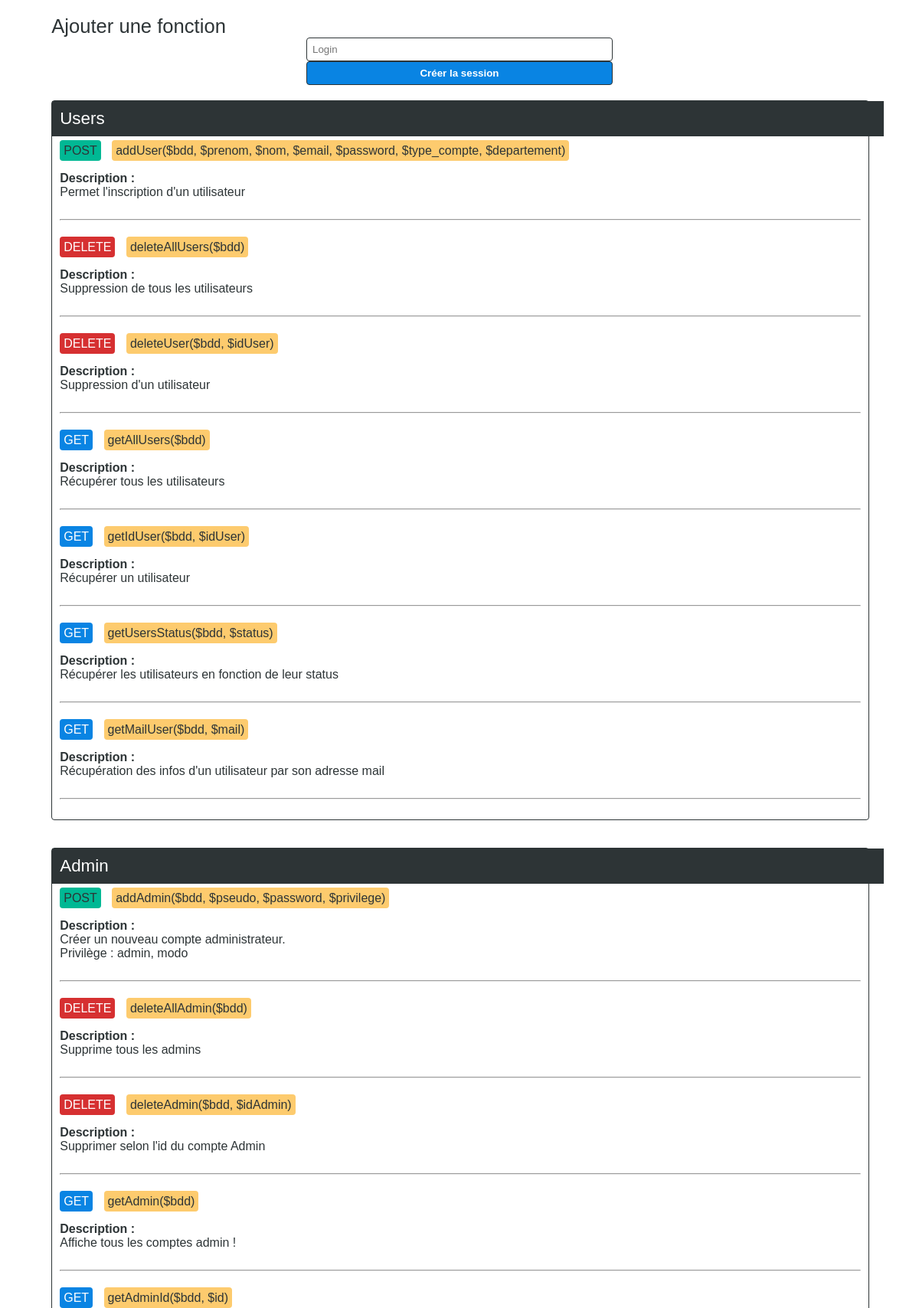
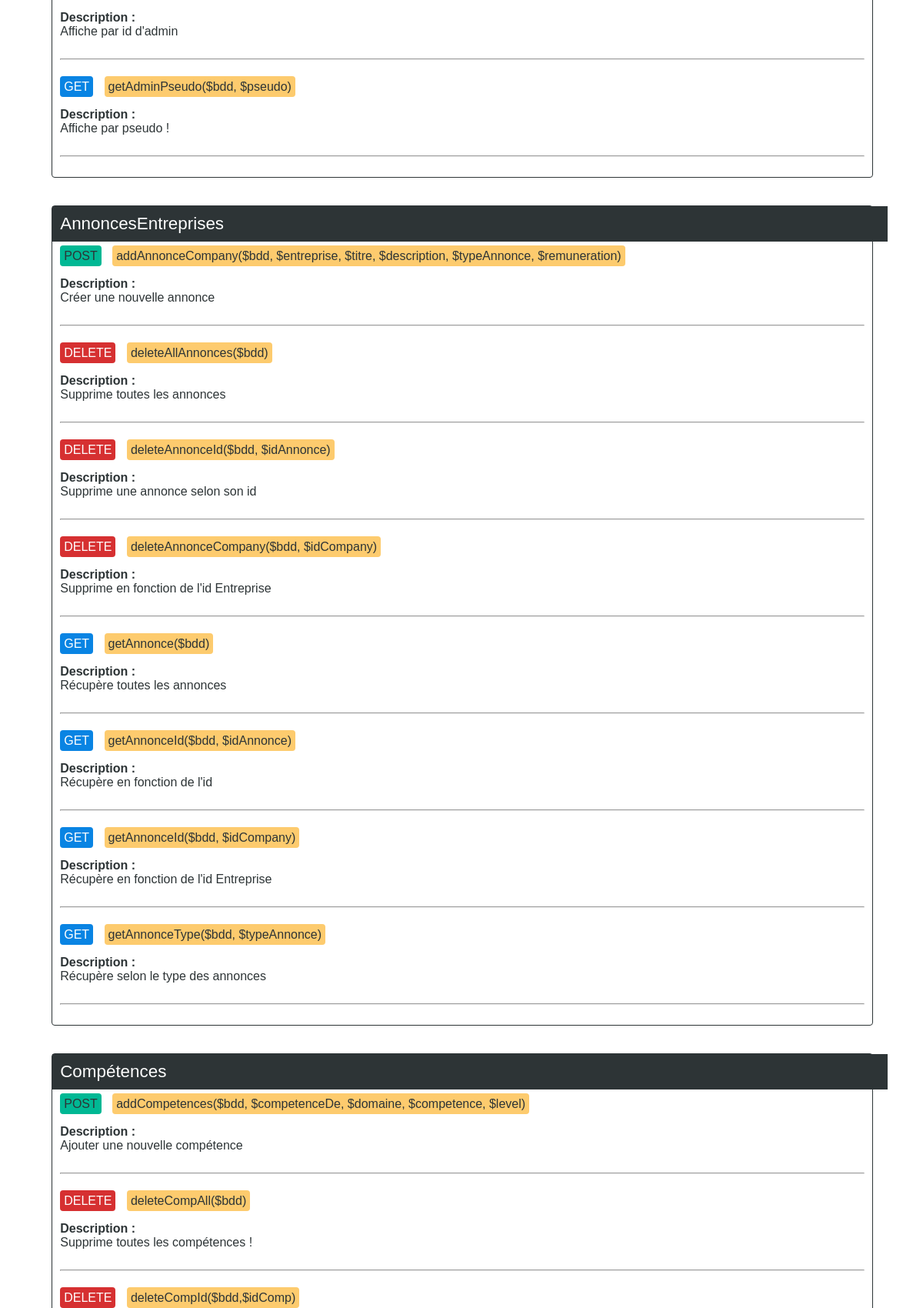
The page /swagger/index.php (upper part) on the database its author committed (2 pictures, top to bottom).
### tables this page shows
CREATE TABLE IF NOT EXISTS `swagger` (
  `id` int(11) NOT NULL,
  `type` varchar(255) NOT NULL,
  `categorie` varchar(255) NOT NULL,
  `requete` text NOT NULL,
  `description` text NOT NULL
);

### swagger/index.php (the view, shortened to what this page needs)
<?php include('../connect.php'); ?>
<html>
    <head>
        <link rel="stylesheet" href="style.css" />
    </head>
    <body>
        <div class="content">
            <div class="menu">
                <a href="add_swagger.php">Ajouter une fonction</a>
                <?php
                    if (!isset($_SESSION['swagger'])) {
                        ?>
                            <form method="post" action="">
                                <input type="text" name="login" placeholder="Login" />
                                <input type="submit" name="submit" value="Créer la session" />
                            </form>
                        <?php
                    }
                ?>
            </div>
            <div class="categorie">
                <div class="titreCat">Users</div>
                <div class="sousContent">
                    <?php
                        $req = $bdd->query("SELECT * FROM swagger WHERE categorie='users'");
                        while ($data = $req->fetch()) {
                            ?>
                                <?php if ($data['type'] == "post") { ?><span class="spanPost">POST</span><?php } ?>
                                <?php if ($data['type'] == "get") { ?><span class="spanGet">GET</span><?php } ?>
                                <?php if ($data['type'] == "delete") { ?><span class="spanDelete">DELETE</span><?php } ?>
                                <span class="requete"><?php echo $data['requete']; ?></span>
                                <br /><br />
                                <div class="about">
                                    <b>Description :</b><br />
                                    <?php echo nl2br($data['description']); ?>
                                </div>
                                <br />
                                <hr />
                                <br />
                            <?php
                        }
                    ?>
                </div>
            </div>
                <br /><br />
            <div class="categorie">
                <div class="titreCat">Admin</div>
                <div class="sousContent">
                    <?php
                        $req = $bdd->query("SELECT * FROM swagger WHERE categorie='admin'");
                        while ($data = $req->fetch()) {
                            ?>
                                <?php if ($data['type'] == "post") { ?><span class="spanPost">POST</span><?php } ?>
                                <?php if ($data['type'] == "get") { ?><span class="spanGet">GET</span><?php } ?>
                                <?php if ($data['type'] == "delete") { ?><span class="spanDelete">DELETE</span><?php } ?>
                                <span class="requete"><?php echo $data['requete']; ?></span>
                                <br /><br />
                                <div class="about">
                                    <b>Description :</b><br />
                                    <?php echo nl2br($data['description']); ?>
                                </div>
                                <br />
                                <hr />
                                <br />
                            <?php
                        }
                    ?>
                </div>
            </div>
                <br /><br />
            <div class="categorie">
                <div class="titreCat">AnnoncesEntreprises</div>
                <div class="sousContent">
                    <?php
                        $req = $bdd->query("SELECT * FROM swagger WHERE categorie='annoncesentreprises'");
                        while ($data = $req->fetch()) {
                            ?>
                                <?php if ($data['type'] == "post") { ?><span class="spanPost">POST</span><?php } ?>
                                <?php if ($data['type'] == "get") { ?><span class="spanGet">GET</span><?php } ?>
                                <?php if ($data['type'] == "delete") { ?><span class="spanDelete">DELETE</span><?php } ?>
                                <span class="requete"><?php echo $data['requete']; ?></span>
                                <br /><br />
                                <div class="about">
                                    <b>Description :</b><br />
                                    <?php echo nl2br($data['description']); ?>
                                </div>
                                <br />
                                <hr />
                                <br />
                            <?php
                        }
                    ?>
                </div>
            </div>
                <br /><br />
            <div class="categorie">
                <div class="titreCat">Compétences</div>
                <div class="sousContent">
                    <?php
                        $req = $bdd->query("SELECT * FROM swagger WHERE categorie='competences'");
                        while ($data = $req->fetch()) {
                            ?>
                                <?php if ($data['type'] == "post") { ?><span class="spanPost">POST</span><?php } ?>
                                <?php if ($data['type'] == "delete") { ?><span class="spanDelete">DELETE</span><?php } ?>
                                <span class="requete"><?php echo $data['requete']; ?></span>
                                <br /><br />
                                <div class="about">
                                    <b>Description :</b><br />
                                    <?php echo nl2br($data['description']); ?>
                                </div>
                                <br />
                                <hr />
                                <br />
                            <?php
                        }
                    ?>
                </div>
            </div>
                <br /><br />
                <br /><br />
                <br /><br />
                <br /><br />
                <br /><br />
                <br /><br />
                <br /><br />
                <br /><br />
        </div>
    </body>
</html>

### swagger/style.css (style rules this page uses)
.content { width: 90%; margin: 0 auto; font-family: Arial, Helvetica, sans-serif; }
.menu { width: 100%; margin: 20px 0 20px 0; }
.menu a { color: #2d3436; font-weight: 400; font-size: 1.6em; text-decoration: none; transition: 0.3s; }
form { width: 50%; margin: 0 auto; text-align: center; }
form input, select, textarea { width: 400px; padding: 7px; border-radius: 4px; border: 1px solid #2d3436; resize: none; }
form input[type=submit] { background: #0984e3; color: #fff; font-weight: bold; }
.categorie { width: 100%; border: 1px solid #2d3436; border-radius: 4px; text-align: left; font-style: Arial, sans-serif; }
.categorie .titreCat { background: #2d3436; color: #fff; font-weight: 400; font-size: 1.4em; width: 100%; padding: 10px; text-align: left; }
.categorie .sousContent { color: #2d3436; padding: 10px 10px 0 10px; }
.categorie .sousContent .spanPost { background: #00b894; color: #2d3436; font-weight: 400; border-radius: 4px; padding: 5px; text-transform: uppercase; }
.categorie .sousContent .spanGet { background: #0984e3; color: #fff; font-weight: 400; border-radius: 4px; padding: 5px; text-transform: uppercase; }
.categorie .sousContent .spanDelete { background: #d63031; color: #fff; font-weight: 400; border-radius: 4px; padding: 5px; text-transform: uppercase; }
.categorie .sousContent .requete { background: #fdcb6e; color: #2d3436; font-weight: 400; border-radius: 4px; padding: 5px; margin-left: 10px; }

### rows shown on the page
swagger: type "POST", requete "addUser($bdd, $prenom, $nom, $email, $password, $type_compte, $departement)", description "Permet l'inscription d'un utilisateur"
swagger: type "DELETE", requete "deleteAllUsers($bdd)", description "Suppression de tous les utilisateurs"
swagger: type "DELETE", requete "deleteUser($bdd, $idUser)", description "Suppression d'un utilisateur"
swagger: type "GET", requete "getAllUsers($bdd)", description "Récupérer tous les utilisateurs"
swagger: type "GET", requete "getIdUser($bdd, $idUser)", description "Récupérer un utilisateur"
swagger: type "GET", requete "getUsersStatus($bdd, $status)", description "Récupérer les utilisateurs en fonction de leur status"
swagger: type "GET", requete "getMailUser($bdd, $mail)", description "Récupération des infos d'un utilisateur par son adresse mail"
swagger: type "POST", requete "addAdmin($bdd, $pseudo, $password, $privilege)", description "Créer un nouveau compte administrateur. Privilège : admin, modo"
swagger: type "DELETE", requete "deleteAllAdmin($bdd)", description "Supprime tous les admins"
swagger: type "DELETE", requete "deleteAdmin($bdd, $idAdmin)", description "Supprimer selon l'id du compte Admin"
swagger: type "GET", requete "getAdmin($bdd)", description "Affiche tous les comptes admin !"
swagger: type "GET", requete "getAdminId($bdd, $id)", description "Affiche par id d'admin"
swagger: type "GET", requete "getAdminPseudo($bdd, $pseudo)", description "Affiche par pseudo !"
swagger: type "POST", requete "addAnnonceCompany($bdd, $entreprise, $titre, $description, $typeAnnonce, $remuneration)", description "Créer une nouvelle annonce"
swagger: type "DELETE", requete "deleteAllAnnonces($bdd)", description "Supprime toutes les annonces"
swagger: type "DELETE", requete "deleteAnnonceId($bdd, $idAnnonce)", description "Supprime une annonce selon son id"
swagger: type "DELETE", requete "deleteAnnonceCompany($bdd, $idCompany)", description "Supprime en fonction de l'id Entreprise"
swagger: type "GET", requete "getAnnonce($bdd)", description "Récupère toutes les annonces"
swagger: type "GET", requete "getAnnonceId($bdd, $idAnnonce)", description "Récupère en fonction de l'id"
swagger: type "GET", requete "getAnnonceId($bdd, $idCompany)", description "Récupère en fonction de l'id Entreprise"
swagger: type "GET", requete "getAnnonceType($bdd, $typeAnnonce)", description "Récupère selon le type des annonces"
swagger: type "POST", requete "addCompetences($bdd, $competenceDe, $domaine, $competence, $level)", description "Ajouter une nouvelle compétence"
swagger: type "DELETE", requete "deleteCompAll($bdd)", description "Supprime toutes les compétences !"
swagger: type "DELETE", requete "deleteCompId($bdd,$idComp)"
